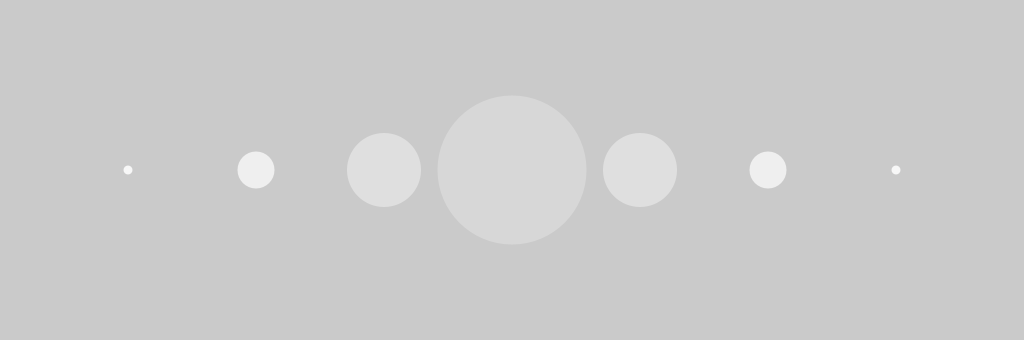
Frame 1 (no input)
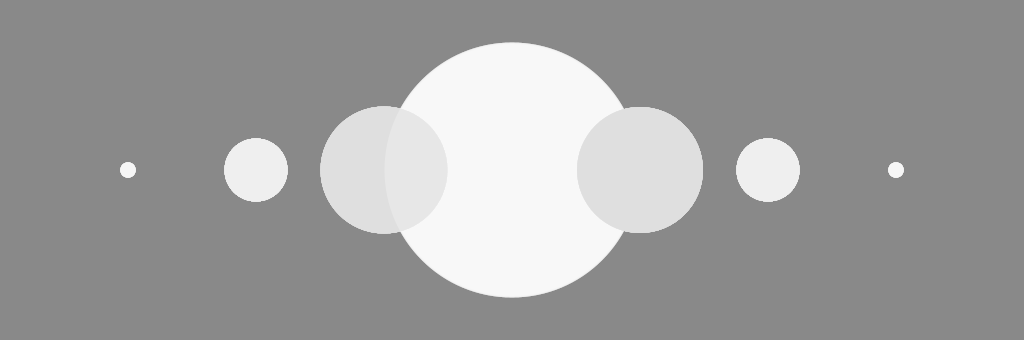
Frame 60 (the mouse pressed at the canvas centre just before this capture)
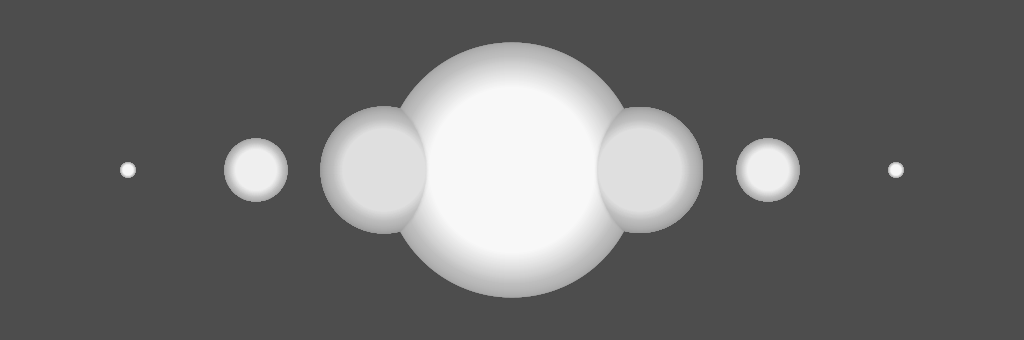
Frame 120 (the mouse held since frame 60 and released just before this capture)

The Processing sketch that drew these frames (run headless with seeded random() and noise(); from frame 60 on, the mouse is pressed at the canvas centre):

// Processing sketch: ANI2012H22_FadingBall4
// ── ANI2012H22_FadingBall4.pde
// ANI2012H22_FadingBall4.pde
// Animation de plusieurs boules lumineuses avec mouvement oscillatoire.
// Chaque instance est stockée dans une liste.

// paramètre
int period = 5000;

color colorBack = color(0);

// variables
ArrayList<Ball> list;

float centerX;
float centerY;

int index;

void setup()
{
  size(1024, 340);

  centerX = width / 2.0f;
  centerY = height / 2.0f;

  noStroke();

  list = new ArrayList<Ball>();

  list.add(new Ball(centerX - 384, centerY, 8,   color(255 - 8)));
  list.add(new Ball(centerX - 256, centerY, 32,  color(255 - 16)));
  list.add(new Ball(centerX - 128, centerY, 64,  color(255 - 32)));
  list.add(new Ball(centerX,       centerY, 128, color(255,  64)));
  list.add(new Ball(centerX + 128, centerY, 64,  color(255 - 32)));
  list.add(new Ball(centerX + 256, centerY, 32,  color(255 - 16)));
  list.add(new Ball(centerX + 384, centerY, 8,   color(255 - 8)));
}

void draw()
{
  fade(2);

  list.get(0).oscillation = 8   + int(oscillate(millis(), 8,   period));
  list.get(1).oscillation = 32  + int(oscillate(millis(), 32,  period));
  list.get(2).oscillation = 64  + int(oscillate(millis(), 64,  period));
  list.get(3).oscillation = 128 + int(oscillate(millis(), 128, period));
  list.get(4).oscillation = 64  + int(oscillate(millis(), 63,  period));
  list.get(5).oscillation = 32  + int(oscillate(millis(), 32,  period));
  list.get(6).oscillation = 8   + int(oscillate(millis(), 8,   period));

  for (index = 0; index < list.size() ; ++index)
  {
    list.get(index).update();
    list.get(index).render();
  }
}

// classe de type Ball
class Ball
{
  float positionX;
  float positionY;

  float radius;

  float oscillation;

  color colorFill;

  Ball(float x, float y, float r, color c)
  {
    positionX = x;
    positionY = y;

    radius = r;

    colorFill = c;
  }

  void update()
  {
    radius = oscillation;
  }

  void render()
  {
    fill(colorFill);
    ellipse(positionX, positionY, radius, radius);
  }
}

void fade(float intensity)
{
  rectMode(CORNER);
  noStroke();
  fill(colorBack, intensity);
  rect(0, 0, width, height);
}

float oscillate(float time, float amplitude, float period)
{
  return amplitude * sin(time * 2 * PI / period);
}
